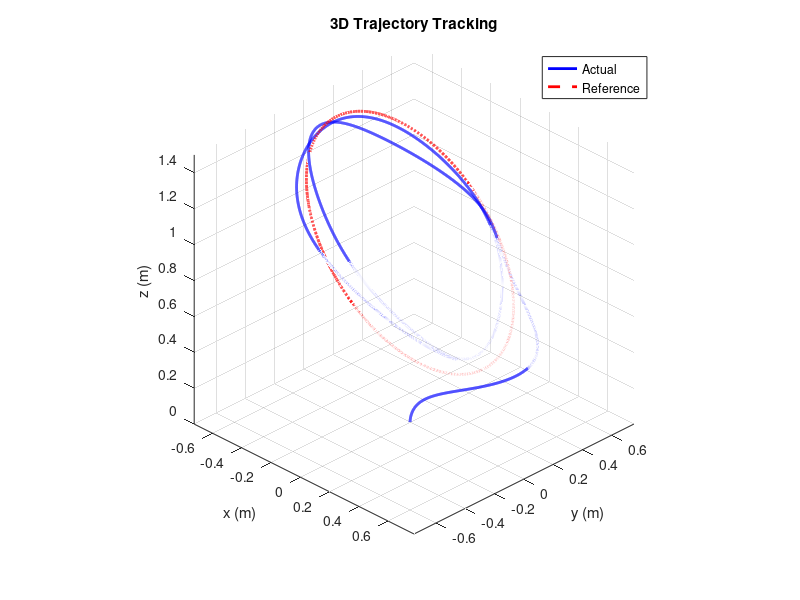
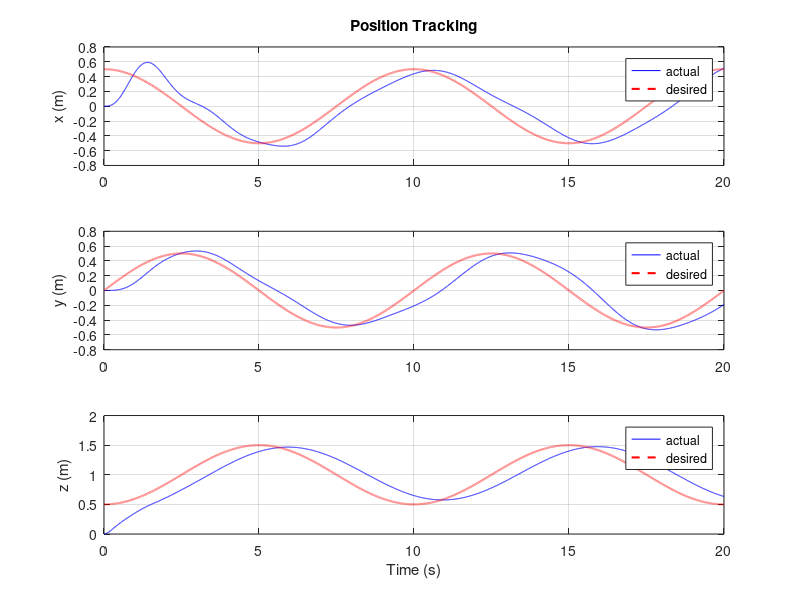
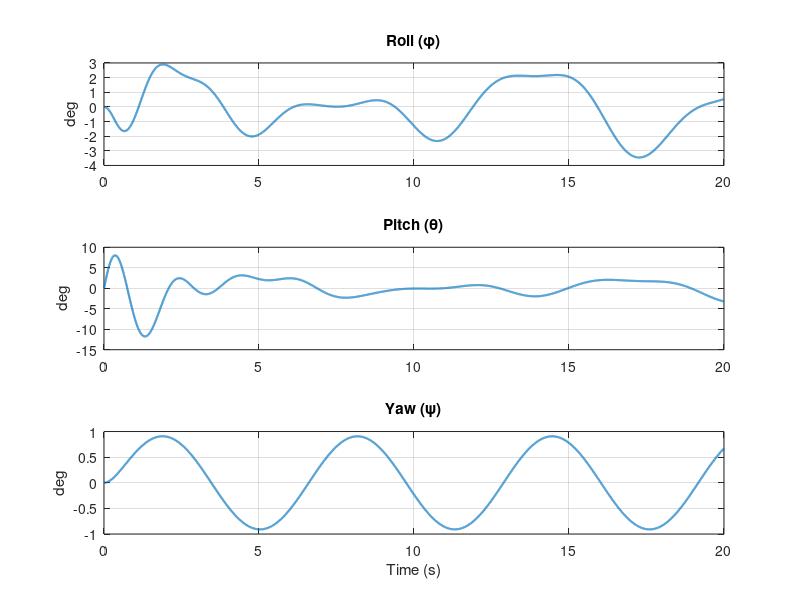

Here is the MATLAB script that generated these plots, in order:
%% =========================================================================
%% 1. PARAMETER INITIALIZATION
%% =========================================================================
function QuadrotorPID()
% Physical parameters
m   = 1.121;         % Quadrotor mass (kg)
g   = 9.81;          % Gravity acceleration (m/s^2)

Ixx = 0.01;          % Moments of inertia (kg*m^2)
Iyy = 0.01;
Izz = 0.0148;
Ir  = 2.83e-5;       % Rotor moment of inertia

k   = 2.98e-5;       % Lift constant
b   = 3.23e-7;       % Drag constant
l   = 0.25;          % Arm length (m)

Ax  = 5.56e-4;       % Drag coefficients
Ay  = 5.56e-4;
Az  = 6.35e-4;

%% =========================================================================
%% 2. INITIAL CONDITIONS & SIMULATION TIMING
%% =========================================================================
% Initial state vector x0 (12 x 1)
% [x, y, z, vx, vy, vz, phi, theta, psi, phi_dot, theta_dot, psi_dot]

x0 = zeros(12, 1);  

t0 = 0;         
Tf = 20;        

%% =========================================================================
%% 3. DIFFERENTIAL EQUATION SOLVER (ODE45)
%% =========================================================================
opts = odeset('RelTol', 1e-3, 'AbsTol', 1e-5, 'MaxStep', 0.02);

% Function handle directly calls nested function 'f'
[t, X] = ode45(@f, [t0 Tf], x0, opts);

% Extract states
x = X(:,1);   y = X(:,2);   z = X(:,3);
phi = X(:,7); theta = X(:,8); psi = X(:,9);

%% =========================================================================
%% 4. REFERENCE TRAJECTORY GENERATION FOR PLOTTING
%% =========================================================================
xd = 0.5 * cos(pi * t / 5);
yd = 0.5 * sin(pi * t / 5);
zd = 1 - 0.5 * cos(pi * t / 5);

%% =========================================================================
%% 5. PLOTTING RESULTS
%% =========================================================================
figure(1);
plot3(x, y, z, 'b', 'LineWidth', 2); hold on;
plot3(xd, yd, zd, 'r--', 'LineWidth', 2);
grid on;
xlabel('x (m)'); ylabel('y (m)'); zlabel('z (m)');
legend('Actual', 'Reference');
title('3D Trajectory Tracking');
axis equal; view(45, 30);

figure(2);
subplot(3,1,1); plot(t, x, 'b', t, xd, 'r--', 'LineWidth', 1.5); grid on;
ylabel('x (m)'); legend('actual','desired')
title('Position Tracking');
subplot(3,1,2); plot(t, y, 'b', t, yd, 'r--', 'LineWidth', 1.5); grid on;
ylabel('y (m)'); legend('actual','desired')
subplot(3,1,3); plot(t, z, 'b', t, zd, 'r--', 'LineWidth', 1.5); grid on;
ylabel('z (m)'); xlabel('Time (s)');  legend('actual','desired')

figure(3);
subplot(3,1,1); plot(t, rad2deg(phi), 'LineWidth', 1.5);
title('Roll (\phi)'); grid on; ylabel('deg');
subplot(3,1,2); plot(t, rad2deg(theta), 'LineWidth', 1.5);
title('Pitch (\theta)'); grid on; ylabel('deg');
subplot(3,1,3); plot(t, rad2deg(psi), 'LineWidth', 1.5);
title('Yaw (\psi)'); grid on; ylabel('deg'); xlabel('Time (s)');

%% =========================================================================
%% CONTROL FUNCTION
%% =========================================================================
function dX = f(t, X)
    persistent int_p int_a t_prev
    if isempty(int_p)
        int_p = zeros(3,1);
        int_a = zeros(3,1);
        t_prev = t;
    end
    
    dt = max(t - t_prev, 1e-6); % Dynamic time step
    t_prev = t;

    % Reference Trajectory
    xd_t = 0.5 * cos(pi * t / 5);
    yd_t = 0.5 * sin(pi * t / 5);
    zd_t = 1 - 0.5 * cos(pi * t / 5);
    ref = [xd_t; yd_t; zd_t];
    psi_d = 0;

    % State Unpacking
    pos   = X(1:3);
    vel   = X(4:6);
    ang   = X(7:9);
    rates = X(10:12);

    phi       = ang(1);
    theta     = ang(2);
    psi       = ang(3);
    phi_dot   = rates(1);
    theta_dot = rates(2);
    psi_dot   = rates(3);

    % External Disturbances
    dx     = 0.3 * sin(t);
    dy     = 0.3 * sin(t);
    dz     = 0.1 * cos(0.5 * t);
    dphi   = 0.2 * sin(2 * t);
    dtheta = 0.2 * sin(2 * t);
    dpsi   = 0.1 * sin(t);

    % PID Controller Parameters
    Kp_p = [6; 6; 7];
    Ki_p = [0.05; 0.05; 0.20];
    Kd_p = [4; 4; 7];

    Kp_a = [12; 12; 6];
    Ki_a = [0.02; 0.02; 0.01];
    Kd_a = [4; 4; 2];

%% =========================================================================
%% Outer Loop: Position Control
%% =========================================================================
    e_p = ref - pos;
    e_v = -vel; 
    int_p = int_p + e_p * dt;
    int_p = sat(int_p, 2);

    u = Kp_p .* e_p + Kd_p .* e_v + Ki_p .* int_p;
    ux = u(1); uy = u(2); uz = u(3);

    % Thrust and Target Roll/Pitch
    T = m * sqrt(ux^2 + uy^2 + (uz + g)^2); 
    
    phi_d   = asin((ux*sin(psi_d) - uy*cos(psi_d)) / sqrt(ux^2 + uy^2 + (uz + g)^2));

    theta_d = atan((ux*cos(psi_d) + uy*sin(psi_d)) / (uz + g));

    ang_ref = [phi_d; theta_d; psi_d];

%% =========================================================================
%% Inner Loop: Attitude Control
%% =========================================================================    
    e_a    = ang_ref - ang;
    e_rate = -rates;
    int_a  = int_a + e_a * dt;
    int_a  = sat(int_a, 1);

    tau       = Kp_a .* e_a + Kd_a .* e_rate + Ki_a .* int_a;
    tau_phi   = tau(1);
    tau_theta = tau(2);
    tau_psi   = tau(3);

    % Equations of Motion
    R = rotmat(phi, theta, psi);
    TB = [0; 0; T];
    G  = [0; 0; -m * g];
    FD = [Ax * vel(1); Ay * vel(2); Az * vel(3)];
    d_pos = [dx; dy; dz];

    acc = (R * TB + G - FD + d_pos) / m;

    % Motor speeds
    w1 = sqrt(max(0,T/(4*k) - tau_theta/(2*k*l) - tau_psi/(4*b)));
    w2 = sqrt(max(0,T/(4*k) - tau_phi  /(2*k*l) + tau_psi/(4*b)));
    w3 = sqrt(max(0,T/(4*k) + tau_theta/(2*k*l) - tau_psi/(4*b)));
    w4 = sqrt(max(0,T/(4*k) + tau_phi  /(2*k*l) + tau_psi/(4*b)));

    w_alpha = w1 - w2 + w3 - w4;

    % Angular Accelerations
    phi_dot2   = (tau_phi + (Iyy - Izz)*theta_dot*psi_dot + Ir*w_alpha*theta_dot + dphi)/Ixx;
    theta_dot2 = (tau_theta + (Izz - Ixx)*phi_dot*psi_dot - Ir*w_alpha*phi_dot + dtheta)/Iyy;
    psi_dot2   = (tau_psi + (Ixx - Iyy)*phi_dot*theta_dot + dpsi)/Izz;

    % Derivatives Vector Output
    dX = zeros(12,1);
    dX(1:3)  = vel;
    dX(4:6)  = acc;
    dX(7:9)  = rates;
    dX(10)   = phi_dot2;
    dX(11)   = theta_dot2;
    dX(12)   = psi_dot2;
end

%% =========================================================================
%% HELPER FUNCTION
%% =========================================================================
function R = rotmat(phi, theta, psi)
    cphi = cos(phi);     sphi = sin(phi);
    ctheta = cos(theta); stheta = sin(theta);
    cpsi = cos(psi);     spsi = sin(psi);

    R = [ctheta*cpsi,  sphi*stheta*cpsi - cphi*spsi,  cphi*stheta*cpsi + sphi*spsi;
         ctheta*spsi,  sphi*stheta*spsi + cphi*cpsi,  cphi*stheta*spsi - sphi*cpsi;
         -stheta,      sphi*ctheta,                   cphi*ctheta];
end

function y = sat(u, lim)
    y = min(max(u, -lim), lim);
end

end
